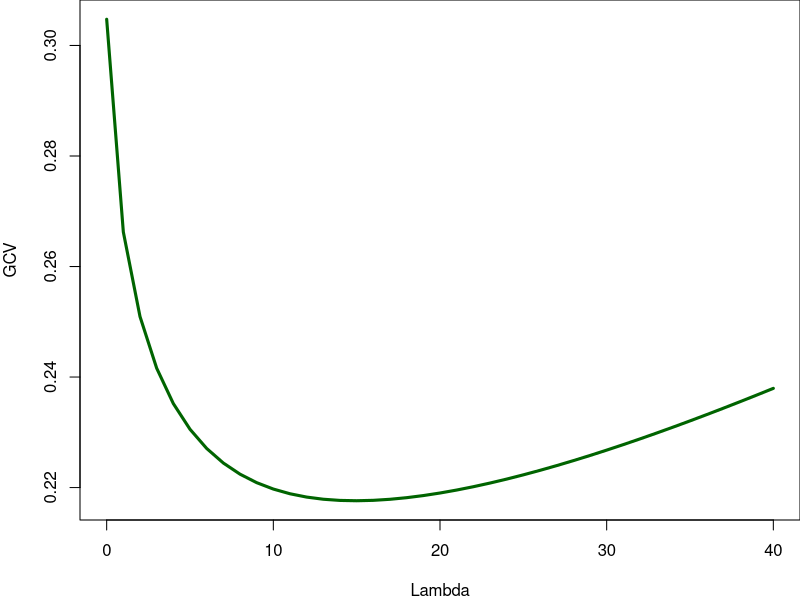
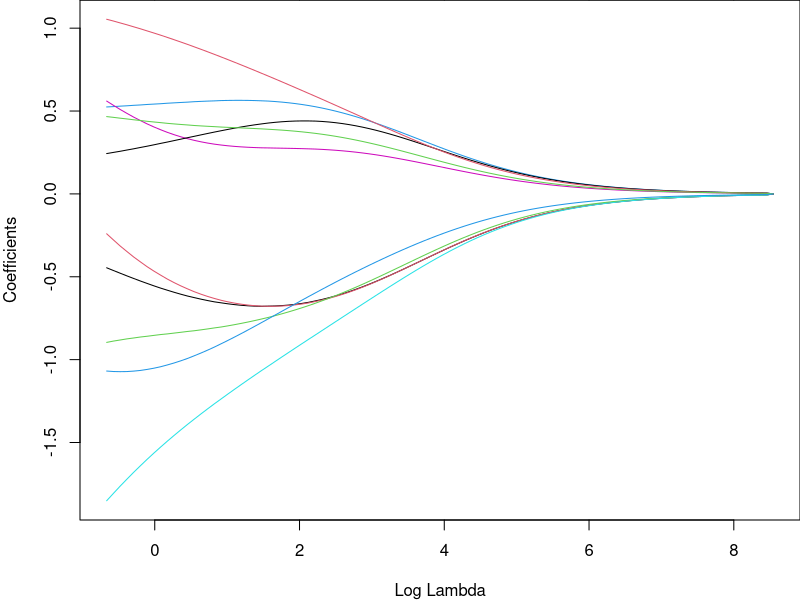
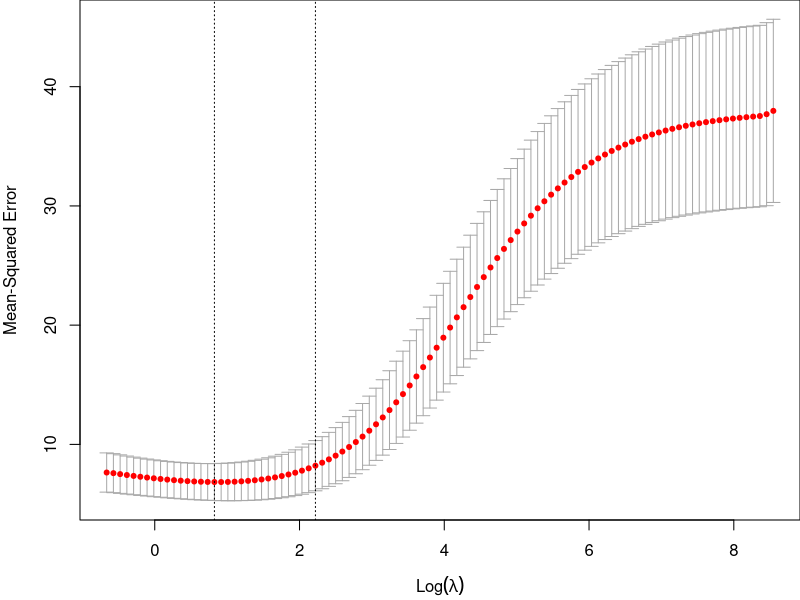
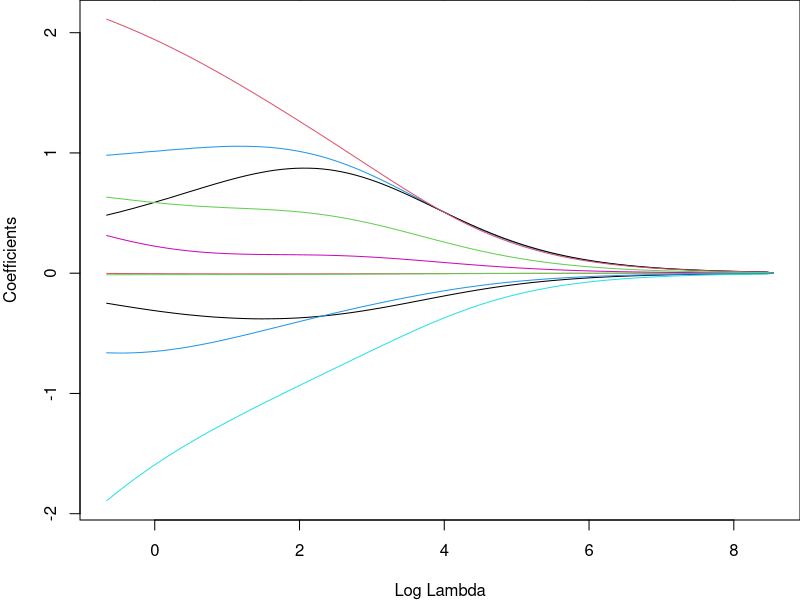
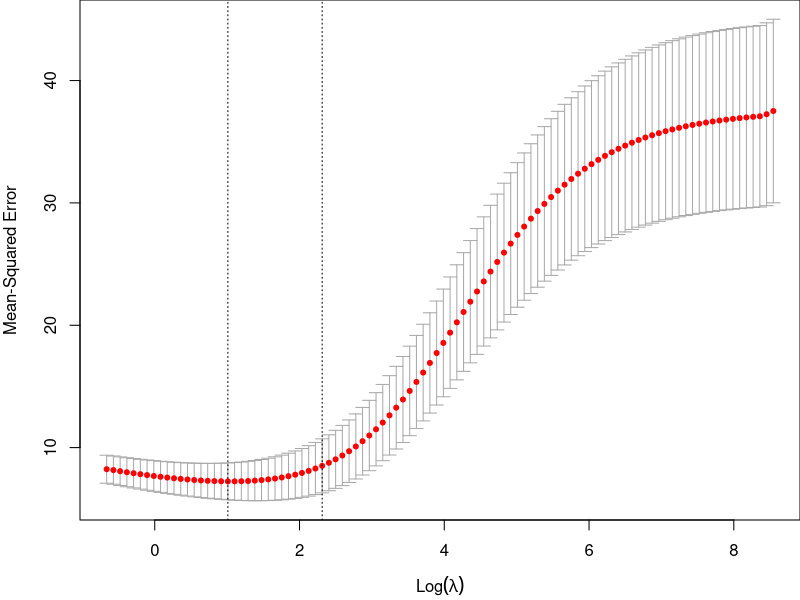

The R source for these figures, in order:
## ---- chunk 1
library(MASS)
fit <- MASS::lm.ridge(mpg ~ ., data = mtcars, lambda = 1) ## ridge fit
coef(fit) ## original scale
fit$coef ## standardized scale
## ---- chunk 2
X <- scale(data.matrix(mtcars[, -1]), center = TRUE, scale = TRUE)
## ---- chunk 3
df <- data.frame(cbind(mtcars[, 1, drop=FALSE], X))
ridge_fit <- lm.ridge(mpg ~ ., data = df, lambda = 0:40)
MASS::select(ridge_fit)
## ---- chunk 4
par(mar = c(4, 4, 0, 0))
plot(ridge_fit$lambda, ridge_fit$GCV, type = "l", col = "darkgreen", 
     ylab = "GCV", xlab = "Lambda", lwd = 3)
## ---- chunk 5
library(glmnet)
ridge_cv_fit <- cv.glmnet(x = X, y = mtcars$mpg, alpha = 0,
                          nfolds = 10, type.measure = "mse")
plot(ridge_cv_fit$glmnet.fit, "lambda")
## ---- chunk 6
plot(ridge_cv_fit)
## ---- chunk 7
ridge_cv_fit$lambda.min
# largest lambda s.t. error is within 1 s.e of the min
ridge_cv_fit$lambda.1se 
coef(ridge_cv_fit, s = "lambda.min")
## ---- chunk 8
library(glmnet)
ridge_cv_fit_ori <- cv.glmnet(x = data.matrix(mtcars[, -1]), y = mtcars$mpg, alpha = 0,
                          nfolds = 10, type.measure = "mse")
plot(ridge_cv_fit_ori$glmnet.fit, "lambda")
## ---- chunk 9
plot(ridge_cv_fit_ori)
## ---- chunk 10
ridge_cv_fit_ori$lambda.min
# largest lambda s.t. error is within 1 s.e of the min
ridge_cv_fit_ori$lambda.1se 
coef(ridge_cv_fit_ori, s = "lambda.min")
